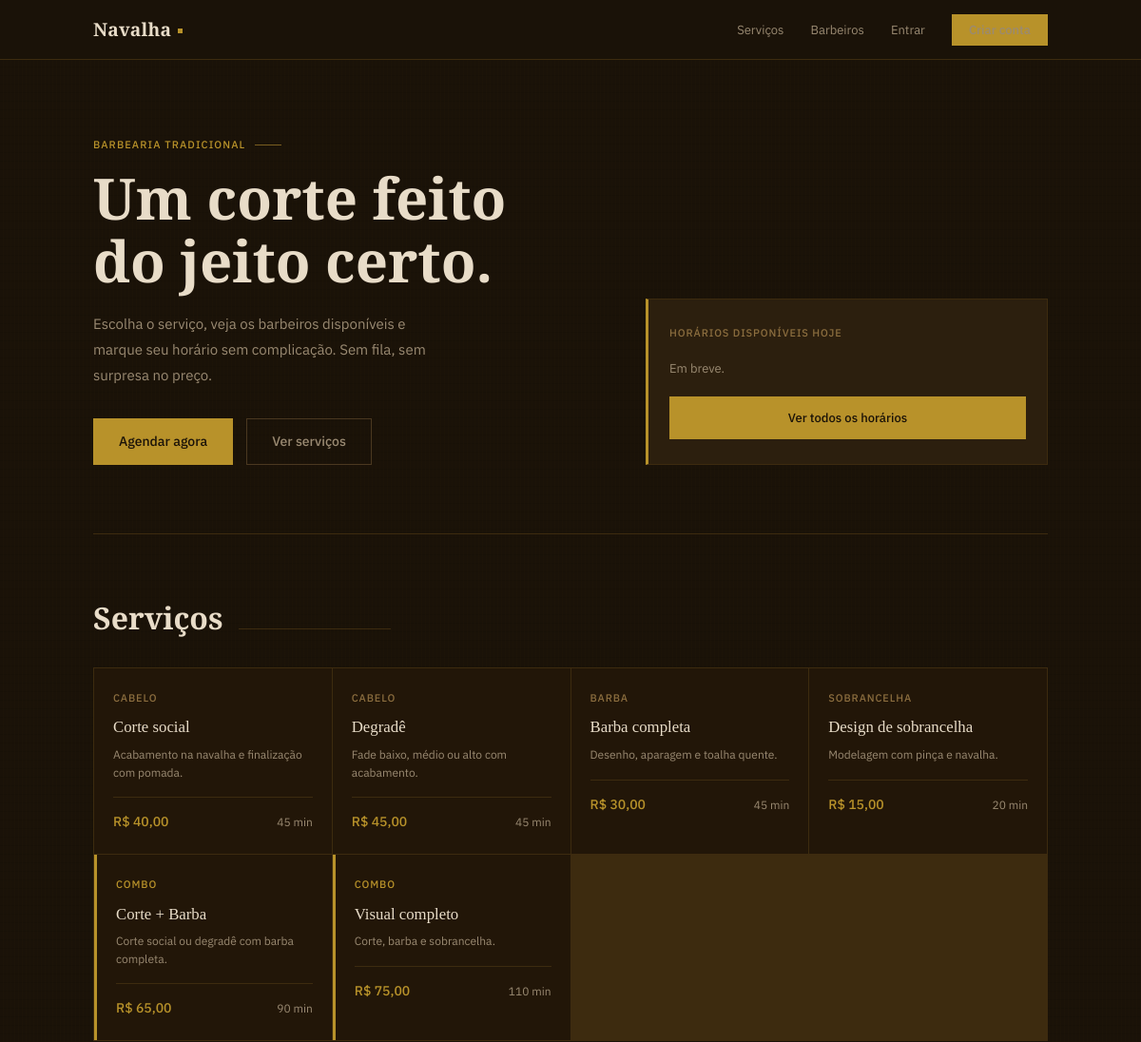
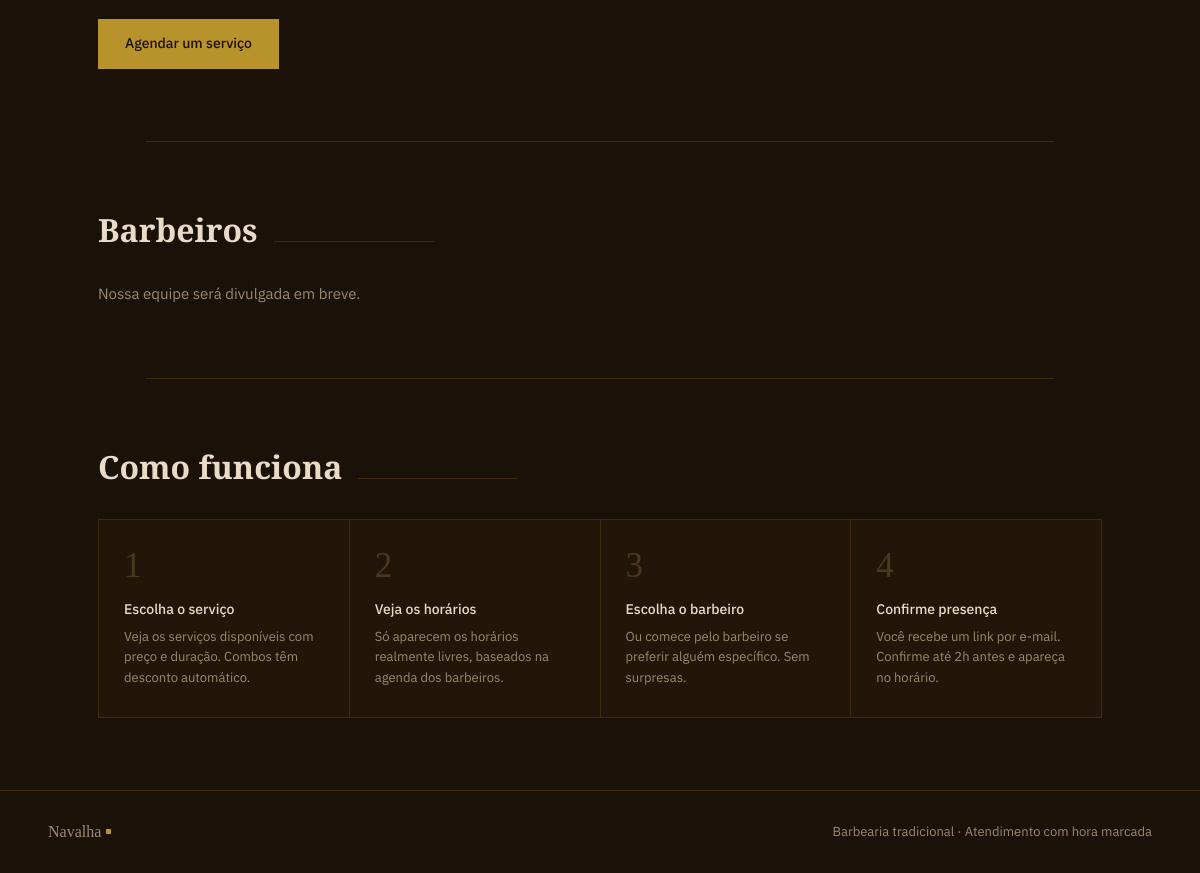
The page / on the database its author committed (2 pictures, top to bottom).
### tables this page shows
CREATE TABLE servicos (id INT UNSIGNED AUTO_INCREMENT PRIMARY KEY, categoria_id INT UNSIGNED NOT NULL, nome VARCHAR(100) NOT NULL, descricao TEXT, preco DECIMAL(8,2) NOT NULL, duracao_min SMALLINT UNSIGNED NOT NULL, ativo TINYINT(1) NOT NULL DEFAULT 1, criado_em DATETIME NOT NULL DEFAULT CURRENT_TIMESTAMP, FOREIGN KEY(categoria_id) REFERENCES categorias(id));

CREATE TABLE categorias (id INT UNSIGNED AUTO_INCREMENT PRIMARY KEY, nome VARCHAR(60) NOT NULL, descricao VARCHAR(255), ordem TINYINT UNSIGNED NOT NULL DEFAULT 0, ativo TINYINT(1) NOT NULL DEFAULT 1);

CREATE TABLE combos (id INT UNSIGNED AUTO_INCREMENT PRIMARY KEY, nome VARCHAR(100) NOT NULL, descricao TEXT, preco DECIMAL(8,2) NOT NULL, duracao_min SMALLINT UNSIGNED NOT NULL, ativo TINYINT(1) NOT NULL DEFAULT 1, criado_em DATETIME NOT NULL DEFAULT CURRENT_TIMESTAMP);

### includes/auth.php (called while the page is built, shortened)
<?php
function usuario_logado(): ?array { return $_SESSION['usuario'] ?? null; }
function e(string|null $value): string { return htmlspecialchars((string)$value, ENT_QUOTES, 'UTF-8'); }

### public/index.php (the view, shortened to what this page needs)
<?php
require_once __DIR__ . '/../includes/db.php';
require_once __DIR__ . '/../includes/auth.php';
$pdo = db();
$servicos = $pdo->query(
    'SELECT s.id, s.nome, s.descricao, s.preco, s.duracao_min, c.nome AS categoria
     FROM servicos s
     JOIN categorias c ON c.id = s.categoria_id
     WHERE s.ativo = 1 AND c.ativo = 1
     ORDER BY c.ordem, s.nome'
)->fetchAll();
$combos = $pdo->query(
    'SELECT id, nome, descricao, preco, duracao_min FROM combos WHERE ativo = 1 ORDER BY nome'
)->fetchAll();
$barbeiros = $pdo->query(
    "SELECT u.id, u.nome,
            GROUP_CONCAT(DISTINCT s.nome ORDER BY s.nome SEPARATOR ' · ') AS especialidades
     FROM usuarios u
     LEFT JOIN barbeiro_servicos bs ON bs.barbeiro_id = u.id
     LEFT JOIN servicos s ON s.id = bs.servico_id AND s.ativo = 1
     WHERE u.perfil = 'barbeiro' AND u.ativo = 1
     GROUP BY u.id, u.nome
     ORDER BY u.nome"
)->fetchAll();
require __DIR__ . '/../includes/header.php';
?>
<section style="padding: 80px 0 72px; border-bottom: 1px solid var(--border);">
  <div style="display: grid; grid-template-columns: 1.1fr 0.9fr; gap: 64px; align-items: end;">
    <div>
      <p class="eyebrow">Barbearia tradicional</p>
      <h1 style="margin-bottom: 20px; max-width: 13ch;">Um corte feito do jeito certo.</h1>
      <p class="lead" style="max-width: 42ch; margin-bottom: 32px;">
        Escolha o serviço, veja os barbeiros disponíveis e marque seu horário sem complicação.
        Sem fila, sem surpresa no preço.
      </p>
      <div style="display: flex; gap: 14px; align-items: center; flex-wrap: wrap;">
        <a class="btn" href="<?= usuario_logado() ? '/agendar.php' : '/cadastro.php' ?>">Agendar agora</a>
        <a class="btn btn--ghost" href="#servicos">Ver serviços</a>
      </div>
    </div>
    <aside style="background: var(--surface-2); border: 1px solid var(--border); border-left: 3px solid var(--gold); padding: 26px 22px;">
      <p style="font-size: 11px; font-weight: 500; letter-spacing: .08em; text-transform: uppercase; color: var(--gold-pale); margin-bottom: 18px;">Horários disponíveis hoje</p>
      <?php if ($barbeiros): ?>
        <?php foreach (array_slice($barbeiros, 0, 3) as $b): ?>
          <div style="display: flex; justify-content: space-between; align-items: center; padding: 11px 0; border-bottom: 1px solid var(--border);">
            <div>
              <span style="font-size: 13px; color: var(--text);"><?= e($b['nome']) ?></span>
              <span style="display:block; font-size: 11px; color: var(--muted);">ver disponibilidade</span>
            </div>
            <a href="/agendar.php?barbeiro=<?= (int)$b['id'] ?>" style="font-size: 12px; color: var(--gold); border-bottom: 1px solid var(--faint); padding-bottom: 1px;">Agendar</a>
          </div>
        <?php endforeach; ?>
      <?php else: ?>
        <p style="font-size: 13px; color: var(--muted);">Em breve.</p>
      <?php endif; ?>
      <div style="margin-top: 18px;">
        <a class="btn btn--full" href="<?= usuario_logado() ? '/agendar.php' : '/cadastro.php' ?>" style="font-size: 13px; padding: 11px 16px;">
          Ver todos os horários
        </a>
      </div>
    </aside>
  </div>
</section>
<section class="section" id="servicos">
  <div class="section-head">
    <h2>Serviços</h2>
    <span class="section-head-line"></span>
  </div>
  <div class="services-grid">
    <?php foreach ($servicos as $s): ?>
      <div class="service-card">
        <p class="service-cat"><?= e($s['categoria']) ?></p>
        <p class="service-name"><?= e($s['nome']) ?></p>
        <?php if ($s['descricao']): ?>
          <p class="service-desc"><?= e($s['descricao']) ?></p>
        <?php endif; ?>
        <div class="service-meta">
          <span class="service-price">R$ <?= number_format((float)$s['preco'], 2, ',', '.') ?></span>
          <span class="service-time"><?= (int)$s['duracao_min'] ?> min</span>
        </div>
      </div>
    <?php endforeach; ?>
    <?php foreach ($combos as $c): ?>
      <div class="service-card service-card--combo">
        <p class="service-cat">Combo</p>
        <p class="service-name"><?= e($c['nome']) ?></p>
        <?php if ($c['descricao']): ?>
          <p class="service-desc"><?= e($c['descricao']) ?></p>
        <?php endif; ?>
        <div class="service-meta">
          <span class="service-price">R$ <?= number_format((float)$c['preco'], 2, ',', '.') ?></span>
          <span class="service-time"><?= (int)$c['duracao_min'] ?> min</span>
        </div>
      </div>
    <?php endforeach; ?>
  </div>
  <?php if ($servicos || $combos): ?>
    <p style="margin-top: 20px;">
      <a class="btn" href="<?= usuario_logado() ? '/agendar.php' : '/cadastro.php' ?>">Agendar um serviço</a>
    </p>
  <?php endif; ?>
</section>
<div class="divider"></div>
<section class="section" id="barbeiros">
  <div class="section-head">
    <h2>Barbeiros</h2>
    <span class="section-head-line"></span>
  </div>
  <?php if ($barbeiros): ?>
    <div class="barbers-list">
      <?php foreach ($barbeiros as $b): ?>
        <a class="barber-row" href="/agendar.php?barbeiro=<?= (int)$b['id'] ?>">
          <div class="barber-avatar"><?= e(mb_strtoupper(mb_substr($b['nome'], 0, 1))) ?></div>
          <div>
            <p class="barber-name"><?= e($b['nome']) ?></p>
            <p class="barber-spec"><?= e($b['especialidades'] ?: 'Especialidades em breve') ?></p>
          </div>
          <span class="barber-arrow">›</span>
        </a>
      <?php endforeach; ?>
    </div>
  <?php else: ?>
    <p class="muted">Nossa equipe será divulgada em breve.</p>
  <?php endif; ?>
</section>
<div class="divider"></div>
<section class="section" id="como-funciona">
  <div class="section-head">
    <h2>Como funciona</h2>
    <span class="section-head-line"></span>
  </div>
  <div class="steps-grid">
    <div class="step">
      <p class="step-n">1</p>
      <p class="step-title">Escolha o serviço</p>
      <p class="step-desc">Veja os serviços disponíveis com preço e duração. Combos têm desconto automático.</p>
    </div>
    <div class="step">
      <p class="step-n">2</p>
      <p class="step-title">Veja os horários</p>
      <p class="step-desc">Só aparecem os horários realmente livres, baseados na agenda dos barbeiros.</p>
    </div>
    <div class="step">
      <p class="step-n">3</p>
      <p class="step-title">Escolha o barbeiro</p>
      <p class="step-desc">Ou comece pelo barbeiro se preferir alguém específico. Sem surpresas.</p>
    </div>
    <div class="step">
      <p class="step-n">4</p>
      <p class="step-title">Confirme presença</p>
      <p class="step-desc">Você recebe um link por e-mail. Confirme até 2h antes e apareça no horário.</p>
    </div>
  </div>
</section>
<?php require __DIR__ . '/../includes/footer.php'; ?>

### includes/header.php (shortened to what this page needs)
<?php
$usuario = usuario_logado();
?>
<!doctype html>
<html lang="pt-BR">
<head>
  <link rel="stylesheet" href="/assets/css/tokens.css">
  <link rel="stylesheet" href="/assets/css/global.css">
</head>
<body>
<nav class="nav">
  <div class="nav-inner">
    <a class="brand" href="/">
      <span class="brand-word">Navalha</span>
      <span class="brand-dot"></span>
    </a>
    <ul class="nav-links">
      <?php if (!$usuario): ?>
        <li><a href="/#servicos">Serviços</a></li>
        <li><a href="/#barbeiros">Barbeiros</a></li>
        <li><a href="/login.php">Entrar</a></li>
        <li><a class="nav-btn" href="/cadastro.php">Criar conta</a></li>
      <?php else: ?>
        <li><a href="/agendar.php" class="nav-btn">Agendar</a></li>
        <li><a href="/cliente/dashboard.php">Meus agendamentos</a></li>
        <li><a href="/logout.php" style="color:var(--muted)">Sair</a></li>
      <?php endif; ?>
    </ul>
  </div>
</nav>
<div class="wrap">

### includes/footer.php
</div>
<footer>
  <span class="footer-brand">Navalha<span style="display:inline-block;width:5px;height:5px;background:var(--gold);margin-left:5px;position:relative;top:-3px"></span></span>
  <span>Barbearia tradicional · Atendimento com hora marcada</span>
</footer>
</body>
</html>

### public/assets/css/tokens.css (style rules this page uses)
:root { --bg: #1A1208; --surface: #221608; --surface-2: #2C1F0E; --border: #3D2B0F; --gold: #B8922A; --gold-dim: #7A5E20; --gold-pale: #8C6E3F; --faint: #4A3820; --text: #E8DCC8; --muted: #9A8A72; --ok: #4A7C59; --ok-bg: #1C2E22; --err: #7C3A3A; --err-bg: #2E1A1A; --font-display:'Playfair Display', Georgia, serif; --font-body: 'IBM Plex Sans', system-ui, sans-serif; --font-mono: 'IBM Plex Mono', 'Courier New', monospace; --max-content: 1100px; --radius: 0px; }

### rows shown on the page
servicos: categoria.nome "CABELO", nome "Corte social", descricao "Acabamento na navalha e finalização com pomada.", preco "40,00", duracao_min "45"
servicos: categoria.nome "CABELO", nome "Degradê", descricao "Fade baixo, médio ou alto com acabamento.", preco "45,00", duracao_min "45"
servicos: categoria.nome "BARBA", nome "Barba completa", descricao "Desenho, aparagem e toalha quente.", preco "30,00", duracao_min "45"
servicos: categoria.nome "SOBRANCELHA", nome "Design de sobrancelha", descricao "Modelagem com pinça e navalha.", preco "15,00", duracao_min "20"
combos: nome "Corte + Barba", descricao "Corte social ou degradê com barba completa.", preco "65,00", duracao_min "90"
combos: nome "Visual completo", descricao "Corte, barba e sobrancelha.", preco "75,00", duracao_min "110"
